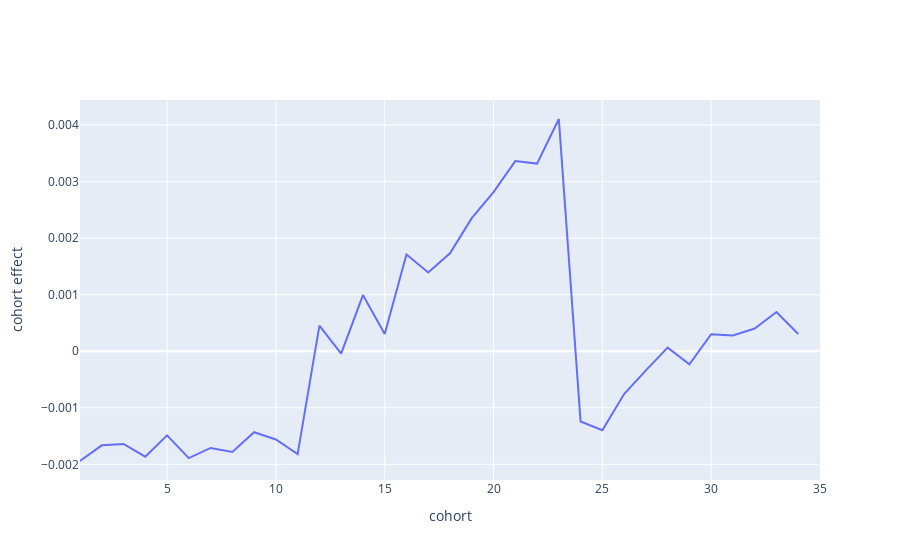

This figure's notebook cell:
### Markdown cell above
## visualize the effect for clf2

### Code cell
reg_v = clf2.coef_[1:len_v]
v_range = [v.min(),v.max()]
v_layout = go.Layout(
    title=
        {
            'y':0.9,
            'x':0.45,
            'xanchor': 'center', 
            'yanchor': 'top'
        },
        xaxis=dict(
            title="cohort",
            range = v_range
        ),
        yaxis=dict(
            title="cohort effect"
        )
    )

cohort_trace0 = go.Scatter(
    x = v,
    y = reg_v,
    mode = 'lines',
    #name = 'default rate'
)

cohort_fig_reg = go.Figure({'data': [cohort_trace0],'layout': v_layout})
cohort_fig_reg.show()

### Figure 1 — Plotly figure (JSON) as saved in the notebook; plotly's stock layout.template omitted (floating-point values rounded to 4 significant figures)
{"data": [{"mode": "lines", "type": "scatter", "x": [1, 2, 3, 4, 5, 6, 7, 8, 9, 10, 11, 12, 13, 14, 15, 16, 17, 18, 19, 20, 21, 22, 23, 24, 25, 26, 27, 28, 29, 30, 31, 32, 33, 34, 35], "y": [-0.001941, -0.001664, -0.00164, -0.001865, -0.001488, -0.001891, -0.00171, -0.00178, -0.001433, -0.00156, -0.00182, 0.0004516, -4.158e-05, 0.0009937, 0.0003066, 0.001712, 0.001393, 0.001732, 0.002354, 0.002815, 0.003362, 0.003318, 0.004107, -0.001243, -0.001397, -0.0007564, -0.000338, 6.282e-05, -0.0002328, 0.0003005, 0.0002783, 0.0004011, 0.0006939, 0.0003043]}], "layout": {"title": {"x": 0.45, "xanchor": "center", "y": 0.9, "yanchor": "top"}, "xaxis": {"range": [1, 35], "title": {"text": "cohort"}}, "yaxis": {"title": {"text": "cohort effect"}}}}
